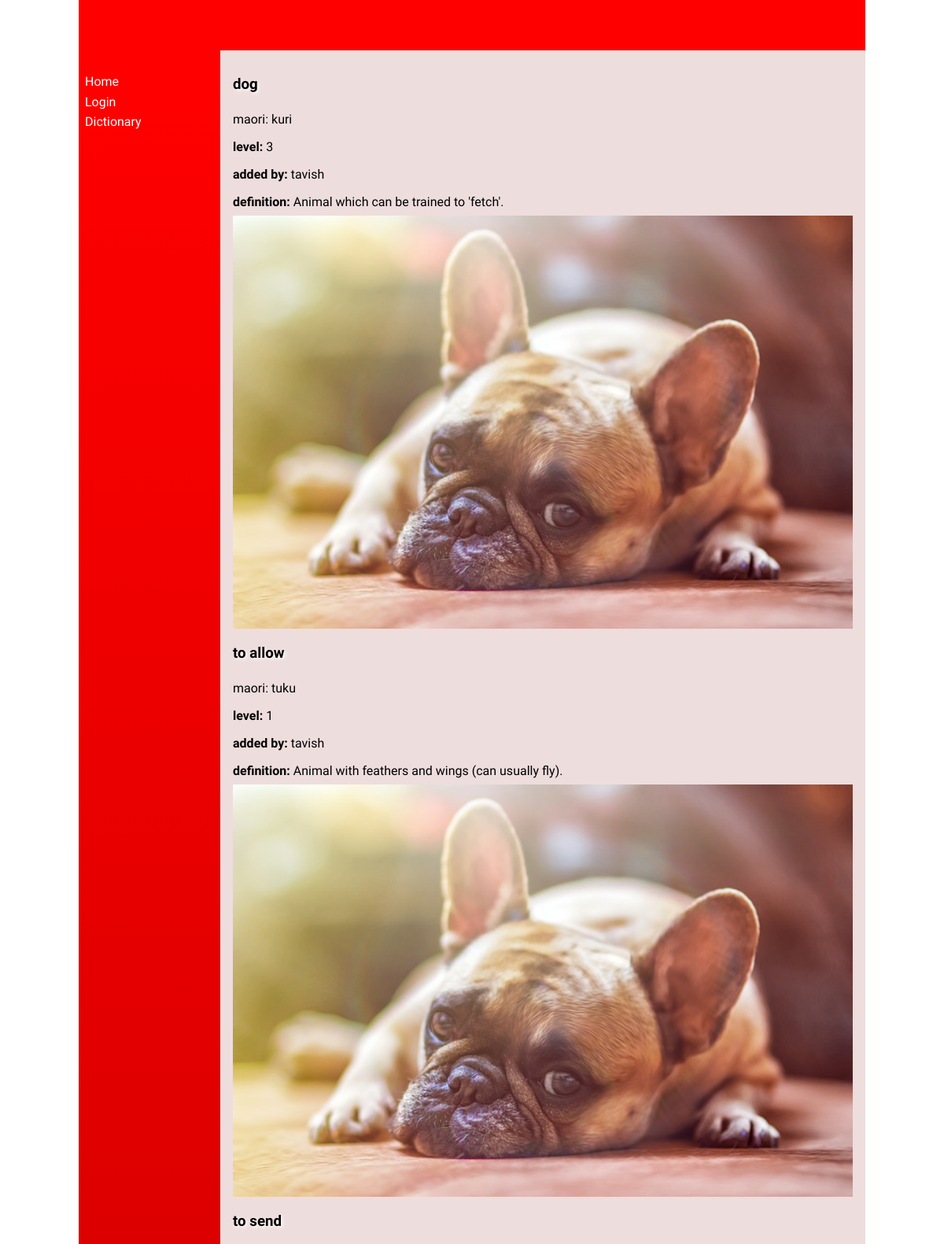
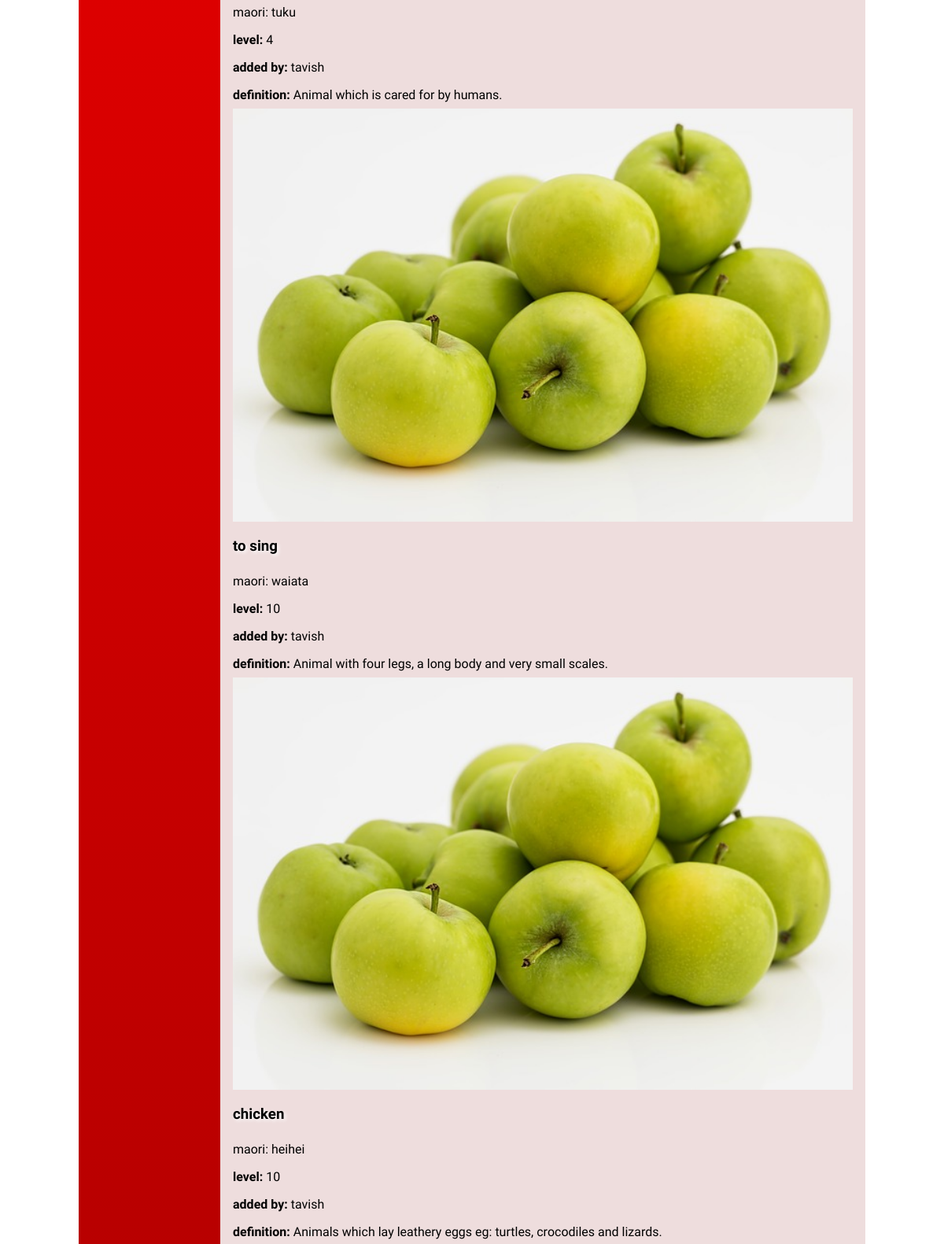
The page /dictionary (upper part) on the database its author committed (2 pictures, top to bottom).
### tables this page shows
CREATE TABLE "words"
(
    id         integer
        constraint word_pk
            primary key autoincrement,
    english    varchar(30),
    maori      varchar(30),
    definition varchar(200),
    added_by   varchar(30),
    level      integer,
    image      integer,
    cat_id     integer
        constraint words_words__fk
            references words ("")
);

### app.py (the view)
@app.route('/dictionary')
def render_dictionary():
    con = create_connection(DB_NAME)
    query = "SELECT english, maori, level, added_by, definition, image, id FROM words"
    cur = con.cursor()
    cur.execute(query)
    words_list = cur.fetchall()
    con.close()
    return render_template("dictionary.html", words = words_list, logged_in = is_logged_in())

### app.py (called while the page is built)
def is_logged_in():
    if session.get('email') is None:
        print('Not logged in')
        return False
    print('Logged in')
    return True

def create_connection(db_file):
   try:
       connection = sqlite3.connect(db_file)
       connection.execute('pragma foreign_keys=ON')
       return connection
   except Error as e:
       print(e)
   return None

### templates/dictionary.html (shortened to what this page needs)
{% extends "base.html" %}
{% block main %}
<div id="words">
{% for words in words %}
        <div class = "product-box">
            <h3> {{ words[0] }}</h3>
            <p> maori: {{ words[1] }}</p>
            <p> <strong> level: </strong> {{ words[2] }}</p>
            <p> <strong> added by: </strong> {{ words[3] }}</p>
            <p> <strong> definition: </strong> {{ words[4] }}</p>
            <img src="static/images//{{words[5] }}.jpg">
        </div>
        {% endfor %}
</div>
{% endblock %}

### templates/base.html (shortened to what this page needs)
<!doctype html>
<html lang="en">
<head>
	<link href="{{ url_for('static', filename='css/style.css') }}" rel="stylesheet">
</head>
<body>
	<div id="container">
		<header>
			<h1>{% block heading %}{% endblock %}</h1>
		</header>
		<nav>
			<ul>
                <li><a href="\">Home</a></li>
				<li><a href="\login">Login</a></li>
				<li><a href="\dictionary">Dictionary</a></li>
			</ul>
		</nav>
		<main>
            {% block main%}{% endblock %}
        </main>
	</div>
</body>
</html>

### static/css/style.css (style rules this page uses)
* { font-family: Comfortaa, sans-serif; margin: 0; padding: 0; box-sizing: border-box; }
#container { display: grid; grid-template-columns: 75px auto; grid-template-areas: 'nav header' 'main main' 'footer footer'; }
header { grid-area: header; background-color: #ff0000; padding: 1rem; }
nav { grid-area: nav; }
main { grid-area: main; padding: 1rem; background-color: #edd; }
h1, h2, h3, h4 { padding: 1rem 0; font-family: 'Suez One', serif; color: #000; text-shadow: 2px 2px 4px #fff; }
p { padding: 0.5rem 0; }
a { color: #222; }
img { width: 100%; }
@media only screen and (min-width: 768px) { #container { grid-template-columns: 180px auto; grid-template-areas: 'header header' 'nav main' 'footer footer'; } }
@media only screen and (min-width: 768px) { nav { background: linear-gradient(180deg, rgba(255,0,0,1) 0%, rgba(0, 0, 0, 1) 50%, rgba(255,0,0,1) 100%); padding: 0.5rem; } }
@media only screen and (min-width: 768px) { nav ul { list-style: none; } }
@media only screen and (min-width: 768px) { nav li { padding: 0.2rem 0; } }
@media only screen and (min-width: 768px) { nav a { color: #fff; text-decoration: none; } }
@media only screen and (min-width: 1000px) { #container { width: 1000px; margin: auto; } }

### rows shown on the page
words: english "dog", maori "kuri", level "3", added_by "tavish", definition "Animal which can be trained to 'fetch'."
words: english "to allow", maori "tuku", level "1", added_by "tavish", definition "Animal with feathers and wings (can usually fly)."
words: english "to send", maori "tuku", level "4", added_by "tavish", definition "Animal which is cared for by humans.", image (picture)
words: english "to sing", maori "waiata", level "10", added_by "tavish", definition "Animal with four legs, a long body and very small scales.", image (picture)
words: english "chicken", maori "heihei", level "10", added_by "tavish", definition "Animals which lay leathery eggs eg: turtles, crocodiles and lizards."
